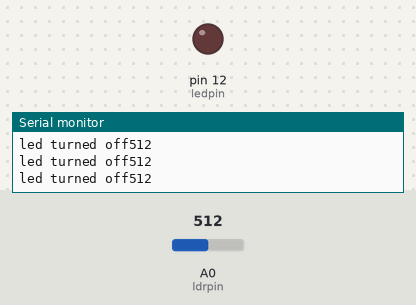
Bench run of a sketch on a simulated Arduino Uno, built with avr-gcc and run on an emulated ATmega328P. On the bench: output pins drawn as LEDs (lit = HIGH), the last lines printed to the serial monitor. The test bench sets the inputs (shaded band); at power-on: A0 (ldrpin) = 512.

Above: at 1.2 s.
1.3 s: A0 (ldrpin) set to 493
At 1.9 s:
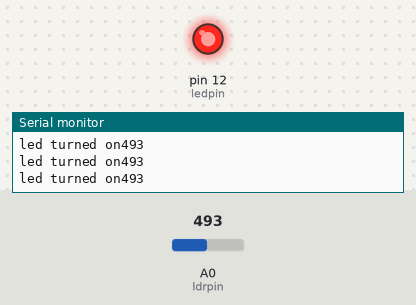
2.8 s: A0 (ldrpin) set to 510
At 4.0 s:
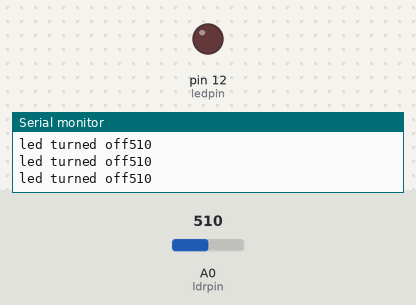
4.3 s: A0 (ldrpin) set to 490
At 5.3 s:
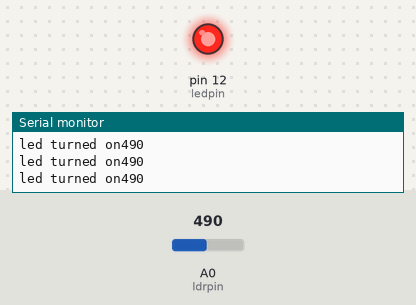
Timing chart, 0 to 7.3 s (numbered marks = the images above; inputs shaded):
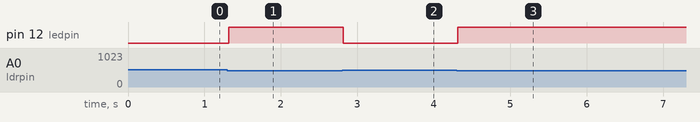

Measured:
- the behaviour switches between 501 and 500 on A0 (ldrpin) (found by bisection; images 0 and 1)
- after the input at 1.3 s, pin 12 (ledpin): LOW → HIGH at once
- after the input at 2.8 s, pin 12 (ledpin): HIGH → LOW at once
- after the input at 4.3 s, pin 12 (ledpin): LOW → HIGH at once

The sketch:

sketch.ino
```cpp
const int ledpin = 12;
const int ldrpin = A0;
int threshold =500;

void setup() {


  Serial.begin(9600);
  pinMode(ledpin, OUTPUT);
}

void loop() {
  // put your main code here, to run repeatedly:
  int ldrstatus =analogRead(ldrpin);

  if (ldrstatus<= threshold){
    digitalWrite(ledpin, HIGH);
    Serial.print("led turned on");
    Serial.println(ldrstatus);
  }else{
    digitalWrite(ledpin, LOW);
    Serial.print("led turned off");
    Serial.println(ldrstatus);
  }

}
```
